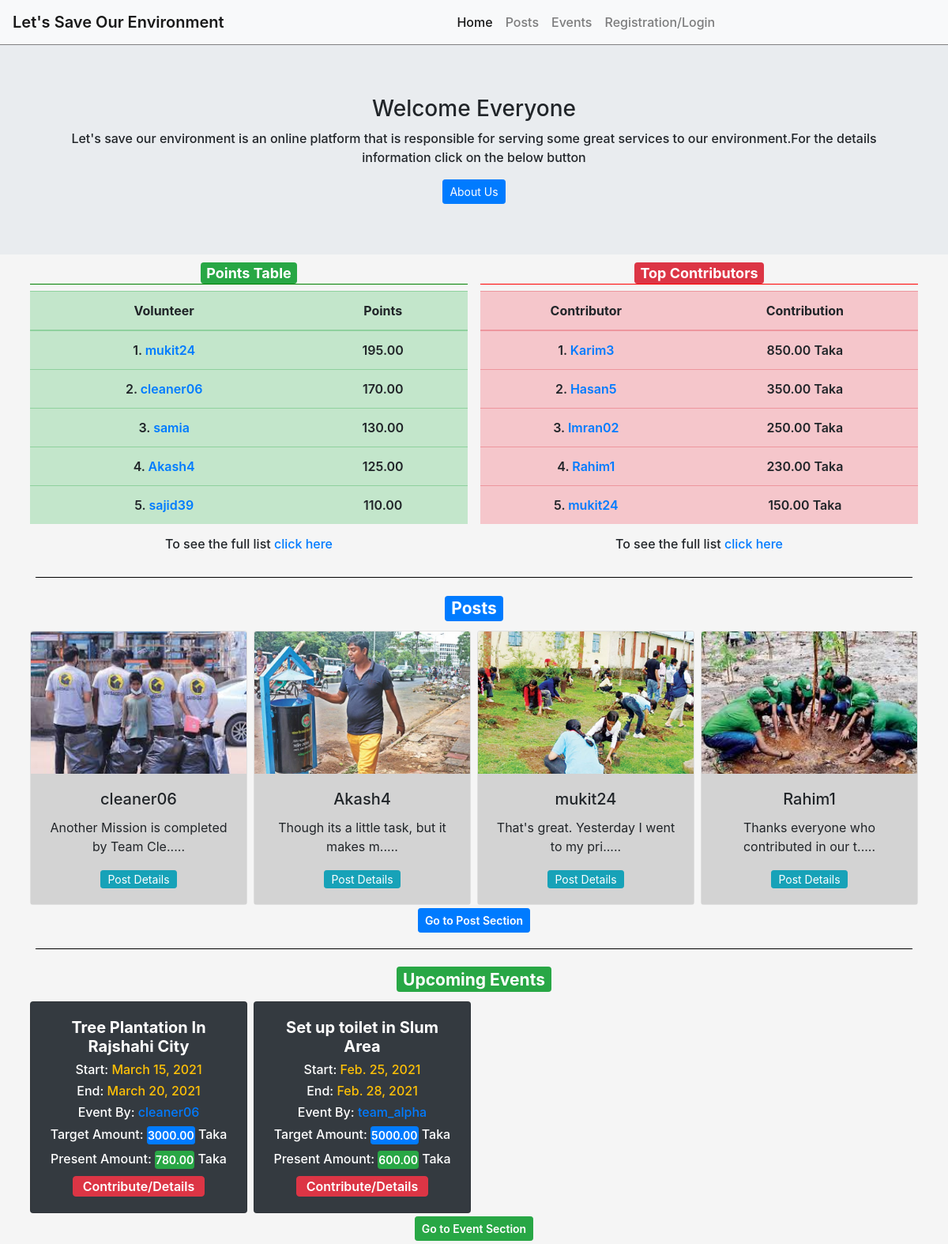
The page / on the database its author committed.
### home/models.py (models this page shows, shortened)
class Volunteer_Profile(models.Model):
    full_name = models.CharField(max_length=255)
    profile_picture = models.FileField(upload_to='uploads/')
    profession = models.CharField(max_length=100,blank=True)
    address = models.CharField(max_length=100)
    mobile = models.CharField(max_length=60)
    facebook = models.URLField(max_length=60,blank=True)
    about_me = models.TextField(blank=True)
    total_points = models.DecimalField(max_digits=15, decimal_places=2,default=0)
    user = models.OneToOneField(settings.AUTH_USER_MODEL, on_delete=models.CASCADE,related_name="volunteer")
    def __str__(self):
        return self.user.username

class Contributer_Profile(models.Model):
    full_name = models.CharField(max_length=255)
    profile_picture = models.FileField(upload_to='uploads/')
    profession = models.CharField(max_length=100)
    address = models.CharField(max_length=100)
    mobile = models.CharField(max_length=60)
    facebook = models.URLField(max_length=60,blank=True)
    about_me = models.TextField(blank=True)
    total_money = models.DecimalField(max_digits=15, decimal_places=2,default=0)
    user = models.OneToOneField(settings.AUTH_USER_MODEL, on_delete=models.CASCADE,related_name="contributer")

### post/models.py (models this page shows, shortened)
class Post(models.Model):
    author = models.ForeignKey('home.Volunteer_Profile',on_delete=models.CASCADE)
    body = models.TextField()
    image = models.FileField(upload_to='uploads/',blank=True)
    created_on = models.DateTimeField(auto_now_add=True)
    last_modified = models.DateTimeField(auto_now=True)

### event/models.py (models this page shows, shortened)
class Event(models.Model):
    headline = models.CharField(max_length=100)
    description = models.TextField()
    volunteer = models.ForeignKey('home.Volunteer_Profile',on_delete=models.CASCADE)
    target_amount = models.DecimalField(max_digits=15, decimal_places=2)
    present_amount = models.DecimalField(max_digits=15, decimal_places=2,default=0)
    is_present = models.BooleanField(default=True)
    created_on = models.DateTimeField(auto_now_add=True)
    start_date = models.DateField(blank=True,null=True)
    end_date = models.DateField(blank=True,null=True)

### home/views.py (the view)
# urls.py: path('',home_view,name='home_view'),
def home_view(request):
    vol_list = Volunteer_Profile.objects.all().order_by('-total_points')[:5]
    con_list = Contributer_Profile.objects.all().order_by('-total_money')[:5]
    post_list = Post.objects.all().order_by('-created_on')[:4]
    events = Event.objects.filter(is_present=True)[:4]
    print(vol_list)
    context = {
        'vol_list':vol_list,
        'con_list':con_list,
        'post_list':post_list,
        'events':events,
    }
    return render(request,"home/home_view.html",context)

### templates/home/home_view.html (shortened to what this page needs)
{% extends "base.html" %}
{% load static %}
{% block content %}
<div class="jumbotron jumbotron-fluid mb-0">
    <div class="container text-center">
      <h3>Welcome Everyone</h3>
      <p style="font-weight: 500;">Let's save our environment is an online platform that is responsible for serving some great services to our environment.For the details information click on the below button</p>
      <a href="{% url 'about' %}" class="btn btn-primary btn-sm">About Us</a>
    </div>
</div>
<div style="background-color:whitesmoke;">
    <div class="container">
        <div class="row">
            <div class="col text-center p-2">
                <h4 style="border-bottom: 1px green solid;"><span class="badge badge-success">Points Table</span></h4>
                <table class="table table-success table-hover">
                    <thead>
                      <tr>
                        <th>Volunteer</th>
                        <th>Points</th>
                      </tr>
                    </thead>
                    <tbody>
                        {% for vol in vol_list %}
                            <tr style="font-weight: 600;">
                                    <td>{{forloop.counter}}. <a href="{% url 'profile_view' vol.user.id %}">{{vol.user}}</a></td>
                                <td>{{vol.total_points}}</td>
                              </tr>
                      {% endfor %}
                    </tbody>
                  </table>
                  <h6>To see the full list <a href="{% url 'point_table' %}">click here</a></h6>
            </div>
            <div class="col text-center p-2">
                <h4 style="border-bottom: 1px red solid;"><span class="badge badge-danger">Top Contributors</span></h4>
                <table class="table table-danger table-hover">
                    <thead>
                      <tr>
                        <th>Contributor</th>
                        <th>Contribution</th>
                      </tr>
                    </thead>
                    <tbody>
                        {% for con in con_list %}
                        <tr style="font-weight: 600;">
                                <td>{{forloop.counter}}. <a href="{% url 'profile_view' con.user.id %}">{{con.user}}</a></td>
                            <td>{{con.total_money}} Taka</td>
                          </tr>
                  {% endfor %}
                    </tbody>
                  </table>
                  <h6>To see the full list <a href="{% url 'con_table' %}">click here</a></h6>
            </div>
        </div>
        <hr style="background-color: black;font-weight: 700;">
        <div class="text-center p-1">
            <h3><span class="badge badge-primary">Posts</span></h3>
            <div class="row">
            {% for post in post_list %}
              <div class="col-lg-3 col-md-4 p-1 ">
                <div class="card h-100">
                  {% if post.image %}
                  <div style="height: 180px;">
                    <img class="card-img-top" src="{{post.image.url}}" alt="Card image" style="width: 100%;
                    height: 100%;
                    object-fit: cover;">
                  </div>
                  {% endif %}
                  <div class="card-body" style="background-color: lightgray;">
                    <h5 class="card-title">{{post.author}}</h5>
                    {% if post.image %}
                    <p class="card-text">{{post.body|slice:":40"}}.....</p>
                    {% else %}
                    <p class="card-text">{{post.body|slice:":100"}}....</p>
                    {% endif %}
                    <a href="{% url 'post_details' post.id %}" class="btn btn-info btn-sm py-0">Post Details</a>
                  </div>
                </div>
              </div>
            {% endfor %}
          </div>
            <div class="text-center">
              <a href="{% url 'post_view' %}" class="btn btn-primary btn-sm" style="font-weight: 600;">Go to Post Section</a>
            </div>
        </div>
        <hr style="background-color: black;font-weight: 700;">
        <div class="text-center p-1">
          <h3><span class="badge badge-success">Upcoming Events</span></h3>
          <div class="row">
            {% for event in events %}
              <div class="col-lg-3 col-md-4 p-1 ">
                <div class="card h-100 bg-dark text-white">
                  <div class="card-body text-center">
                      <h5><strong>{{event.headline}}</strong></h5>
                      <h6>Start: <span class="text-warning">{{event.start_date}}</span></h6>
                      <h6>End: <span class="text-warning">{{event.end_date}}</span></h6>
                      <h6>Event By: <a href="{% url 'profile_view' event.volunteer.user.id %}">{{event.volunteer}}</a></h6>
                      <h6>Target Amount: <span class="btn btn-primary btn-sm p-0" style="font-weight: 600;">{{event.target_amount}}</span> Taka</h6>
                      <h6>Present Amount: <span class="btn btn-success btn-sm p-0" style="font-weight: 600;">{{event.present_amount}}</span> Taka</h6>
                      <form action="{% url 'event_details' event.id %}">
                          <input type="submit" value="Contribute/Details" class="btn btn-danger py-0" style="font-weight: 600;">
                      </form>
                  </div>
              </div>
              </div>
            {% endfor %}
          </div>
            <div class="text-center">
              <a href="{% url 'event_view' %}" class="btn btn-success btn-sm" style="font-weight: 600;">Go to Event Section</a>
            </div>
        </div>
        </div>
    </div>
{% endblock %}

### templates/base.html (shortened to what this page needs)
<!DOCTYPE html>
<html lang="en">
<head>
    <link rel="stylesheet" href="https://maxcdn.bootstrapcdn.com/bootstrap/4.5.2/css/bootstrap.min.css">
    <link rel="stylesheet" href="https://cdnjs.cloudflare.com/ajax/libs/font-awesome/4.7.0/css/font-awesome.min.css">
</head>
<body>
    <nav class="navbar navbar-expand-lg navbar-light bg-light" style="border-bottom: 1px grey solid;">
        <a class="navbar-brand" style="font-weight: 600;" href="{% url 'home_view' %}">Let's Save Our Environment</a>
        <div class="collapse navbar-collapse" id="navbarNavDropdown">
          <ul class="navbar-nav m-auto">
            {% with request.resolver_match.url_name as url_name %}
            <li class="{% if url_name == 'home_view' %}nav-item active{% endif %}">
              <a class="nav-link" href="{% url 'home_view' %}" style="font-weight: 500;">Home</a>
            </li>
            <li class="{% if url_name == 'post_view' %}nav-item active{% endif %}">
              <a class="nav-link" href="{% url 'post_view' %}" style="font-weight: 500;">Posts</a>
            </li>
            <li class="{% if url_name == 'event_view' %}nav-item active{% endif %}">
              <a class="nav-link" href="{% url 'event_view' %}" style="font-weight: 500;">Events</a>
            </li>
            {% endwith %}
            {% if request.user.is_authenticated %}
                <li class="nav-item ">
                    <a class="nav-link" style="color:green;font-weight: 500;"
                        href="{% url 'profile' request.user.id %}">{{request.user}}</a>
                </li>
                <li class="nav-item ">
                    <a class="nav-link" style="color:firebrick;font-weight: 500;"
                        href="{% url 'account_logout' %}">Logout</a>
                </li>
            {% else %}
            <li class="nav-item">
                <a class="nav-link" href="{% url 'account_signup' %}" style="font-weight: 500;">Registration/Login</a>
            </li>
            {% endif %}
          </ul>
        </div>
      </nav>
    {% block content %}{% endblock %}
</body>
</html>

### rows shown on the page
Volunteer_Profile: user "mukit24", total_points "195.00"
Volunteer_Profile: user "cleaner06", total_points "170.00"
Volunteer_Profile: user "samia", total_points "130.00"
Volunteer_Profile: user "Akash4", total_points "125.00"
Volunteer_Profile: user "sajid39", total_points "110.00"
Contributer_Profile: user "Karim3", total_money "850.00"
Contributer_Profile: user "Hasan5", total_money "350.00"
Contributer_Profile: user "Imran02", total_money "250.00"
Contributer_Profile: user "Rahim1", total_money "230.00"
Contributer_Profile: user "mukit24", total_money "150.00"
Post: image (picture), author "cleaner06", body "Another Mission is completed by Team Cle"
Post: image (picture), author "Akash4", body "Though its a little task, but it makes m"
Post: image (picture), author "mukit24", body "That's great. Yesterday I went to my pri"
Post: image (picture), author "Rahim1", body "Thanks everyone who contributed in our t"
Event: headline "Tree Plantation In Rajshahi City", start_date "March 15, 2021", end_date "March 20, 2021", volunteer "cleaner06", target_amount "3000.00", present_amount "780.00"
Event: headline "Set up toilet in Slum Area", start_date "Feb. 25, 2021", end_date "Feb. 28, 2021", volunteer "team_alpha", target_amount "5000.00", present_amount "600.00"
